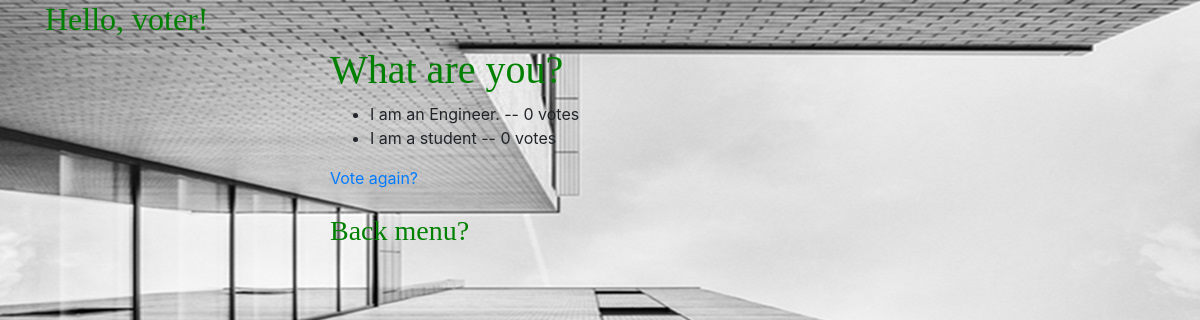
The app's page /polls/3/results/, older data.
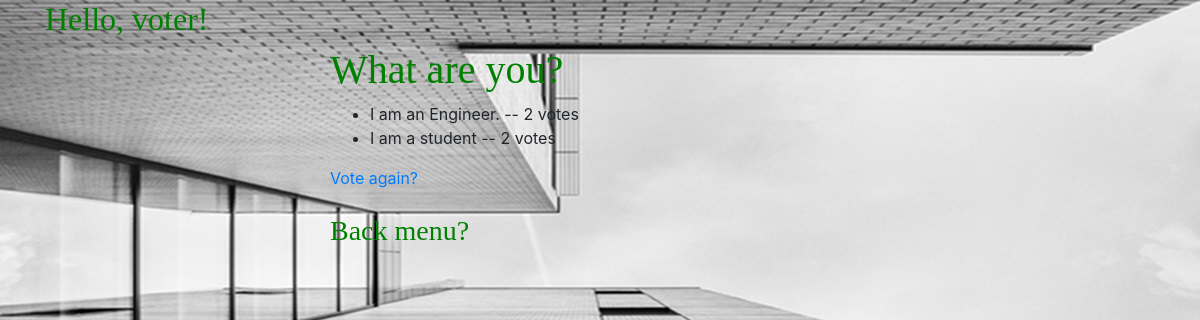
The same page, newer data.
### polls/models.py (models this page shows, shortened)
class Question(models.Model):
    question_text = models.CharField(max_length=200)
    pub_date      = models.DateTimeField('date published')

class Choice(models.Model):
    question    = models.ForeignKey(Question, on_delete=models.CASCADE)
    choice_text = models.CharField(max_length=200)
    votes       = models.IntegerField(default=0)

### polls/views.py (the view)
# urls.py: path('<int:pk>/results/', views.ResultsView.as_view(), name='results'),
class ResultsView(generic.DetailView):
    model = Question
    template_name = 'polls/results.html'

### polls/templates/polls/results.html
{% extends "polls/base.html" %}
{% block content %}
  <div class="container">
    <div class="row">
      <div class="col-md-4 offset-3">
        <h1>{{ question.question_text }}</h1>
        <ul>
        {% for choice in question.choice_set.all %}
            <li>{{ choice.choice_text }} -- {{ choice.votes }} vote{{ choice.votes|pluralize }}</li>
        {% endfor %}
        </ul>
        <a href="{% url 'polls:detail' question.id %}">Vote again?</a>
        <br><br>
        <a href="{% url 'polls:detail' question.id %}"><h3>Back menu?</h3></a>
      </div>
    </div>
  </div>
{% endblock %}

### polls/templates/polls/base.html (shortened to what this page needs)
{% load static %}
<!doctype html>
<html lang="en">
  <head>
    <link rel="stylesheet" href="https://stackpath.bootstrapcdn.com/bootstrap/4.3.1/css/bootstrap.min.css">
    <link rel="stylesheet" type="text/css" href="{% static 'polls/style.css' %}">
  </head>
  <body>
    <div class="container">
      <h2>Hello, voter!</h2>
    </div>
    {% block content %}
    {% endblock %}
  </body>
</html>

### polls/static/polls/style.css (style rules this page uses)
h1, h2, h3, h4, li a { color: green; font-family: 'Crimson Text', serif; }
body { background: white url("images/background.png") no-repeat; }

Row changes from the older to the newer data that the page shows:
changed Choice "I am an Engineer.": votes "0" → "2"
changed Choice "I am a student": votes "0" → "2"
